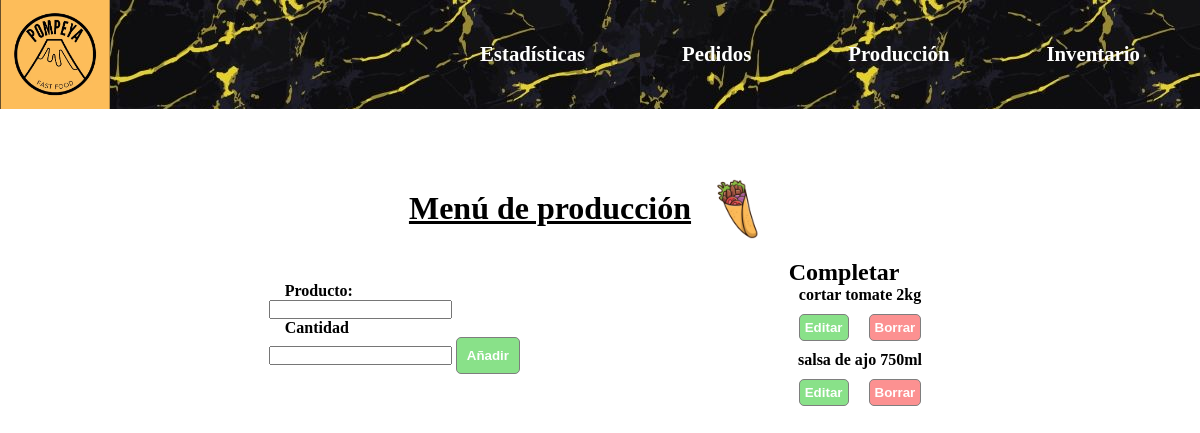
The app's page /stock with its own data.
### test.py (models this page shows)
class Stock(db.Model):
	id = db.Column(db.Integer,primary_key=True)
	en_stock = db.Column(db.String(150),nullable=False)
	cantidad2 = db.Column(db.String(300),nullable=False)

### test.py (the view, shortened to what this page needs)
@app.route("/stock",methods=["POST","GET"])
def stock():
	form = stockForm()
	stockTotal = Stock().query.all()
	return render_template("stock.html",form=form,stockTotal=stockTotal)

### test.py
class stockForm(FlaskForm):
	en_stock = StringField(label="Producto:",validators=[DataRequired(),Length(min=2,max=150)])
	cantidad2 = StringField(label="Cantidad",validators=[DataRequired(),Length(min=1,max=300)])
	añadir = SubmitField()

### templates/stock.html (shortened to what this page needs)
{% extends "base.html" %}
{% block content %}
<div class="header1">
	<h1>Menú de producción</h1>
	<img src="/static/images/lomito-removebg-preview.png" alt="" class="lomito">
</div>
	<div class="container-stock">
		<div class="form-container">
			<form method="POST">
				{{ form.en_stock.label() }}<br>
				{{ form.en_stock() }}<br>
                {{ form.cantidad2.label() }}<br>
                {{ form.cantidad2() }}
				{{ form.añadir() }}<br>
			</form><br>
		</div>
		<div class="product-list-container2">
			<h2>Completar</h2>
			{% for i in stockTotal %}
			<p>{{ i.en_stock }} {{ i.cantidad2 }} </p><a href="/update2/{{ i.id }}"><button class="cambiar">Editar</button></a><a href="/delete2/{{ i.id }}"><button class="borrar">Borrar</button></a>
			{% endfor %}
		</div>
	</div>
{% endblock %}

### static/css/styles.css (style rules this page uses)
* { margin: 0; padding: 0; box-sizing: border-box; font-weight: bolder; }
h1 { text-align: center; margin-bottom: 30px; margin-top: 30px; text-decoration: underline ; }
.header1 { display: flex; justify-content: center; align-items: center; margin-top: 50px; }
.cambiar { background-color: rgb(22, 196, 22); opacity: .5; color: white; border: 1px solid black; border-radius: 5px; padding: 5px; }
.borrar { background-color: rgb(250, 37, 37); opacity: .5; color: white; border: 1px solid black; border-radius: 5px; padding: 5px; }
#añadir { background-color: rgb(22, 196, 22); opacity: .5; color: white; border: 1px solid black; border-radius: 5px; padding: 10px; }
.form-container form label { margin-left: 1rem; }
.lomito { width: 100px; }
.product-list-container2 button { margin: 10px; }
.product-list-container2 p { text-align: center; }
.container-stock { display: flex; justify-content: space-evenly; align-items: center; }

### records on screen
Stock: en_stock "cortar tomate", cantidad2 "2kg"
Stock: en_stock "salsa de ajo", cantidad2 "750ml"
